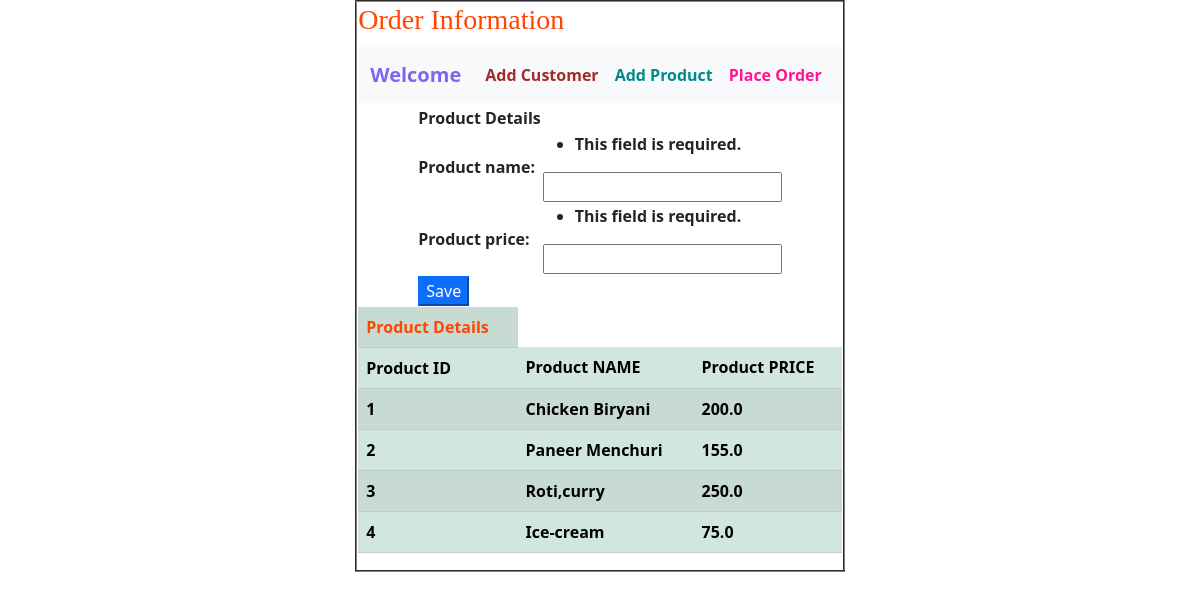
The app's page /product/ with its own data.
### app21/models.py (models this page shows, shortened)
class ProductModel(models.Model):
    product_id = models.AutoField(primary_key=True)
    product_name = models.CharField(max_length=100)
    product_price = models.FloatField()

### app21/views.py (the view)
# urls.py: path('product/',views.showProduct, name='product'),
def showProduct(request):
    pf = ProductForm(request.POST)
    if request.method == "POST":
        pf.save()
        return redirect('product')
    else:
        return render(request, "product.html", {"pform": pf, "pdata": ProductModel.objects.all()})

### app21/forms.py
class ProductForm(forms.ModelForm):
    class Meta:
        model = ProductModel
        fields = "__all__"

### templates/product.html (shortened to what this page needs)
{% extends 'common.html' %}
{% block content %}
    <form action="{% url 'product' %}" method="post">
    <table align="center">
        <tr>
            <th>
                Product Details
            </th>
        </tr>
        {{ pform }}
        <tr>
            <th>
                <button type="submit" class="btn-primary">Save</button>
            </th>
        </tr>
    </table>
    </form>
    <table align="center" class="table table-success table-striped">
        <tr style="color: orangered">
            <th>Product Details</th>
        </tr>
        <tr>
            <th>Product ID</th>
            <th>Product NAME</th>
            <th>Product PRICE</th>
        </tr>
        {% for product in pdata %}
            <tr>
                <th>{{ product.product_id }}</th>
                <th>{{ product.product_name }}</th>
                <th>{{ product.product_price }}</th>
            </tr>
        {% endfor %}
    </table>
{% endblock %}

### records on screen
ProductModel: product_id "1", product_name "Chicken Biryani", product_price "200.0"
ProductModel: product_id "2", product_name "Paneer Menchuri", product_price "155.0"
ProductModel: product_id "3", product_name "Roti,curry", product_price "250.0"
ProductModel: product_id "4", product_name "Ice-cream", product_price "75.0"
